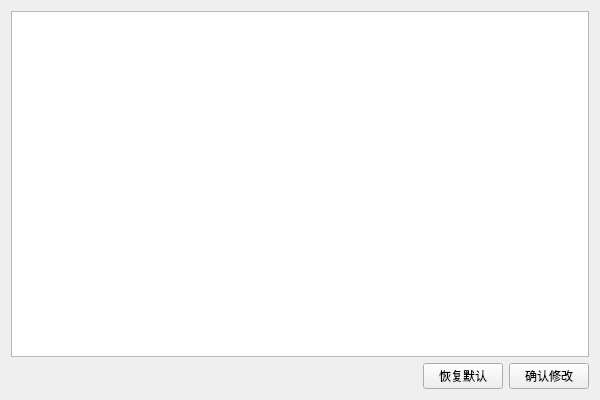
<?xml version="1.0" encoding="UTF-8"?>
<ui version="4.0">
 <class>PalServerSettingClass</class>
 <widget class="QWidget" name="PalServerSettingClass">
  <property name="geometry">
   <rect>
    <x>0</x>
    <y>0</y>
    <width>600</width>
    <height>400</height>
   </rect>
  </property>
  <property name="windowTitle">
   <string>PalServerSetting</string>
  </property>
  <layout class="QVBoxLayout" name="verticalLayout">
   <item>
    <widget class="QTableWidget" name="tableWidget_serverSetting">
     <property name="editTriggers">
      <set>QAbstractItemView::DoubleClicked</set>
     </property>
     <property name="alternatingRowColors">
      <bool>true</bool>
     </property>
     <attribute name="horizontalHeaderVisible">
      <bool>true</bool>
     </attribute>
     <attribute name="horizontalHeaderStretchLastSection">
      <bool>true</bool>
     </attribute>
     <attribute name="verticalHeaderVisible">
      <bool>false</bool>
     </attribute>
    </widget>
   </item>
   <item>
    <layout class="QHBoxLayout" name="horizontalLayout">
     <item>
      <spacer name="horizontalSpacer">
       <property name="orientation">
        <enum>Qt::Horizontal</enum>
       </property>
       <property name="sizeHint" stdset="0">
        <size>
         <width>40</width>
         <height>20</height>
        </size>
       </property>
      </spacer>
     </item>
     <item>
      <widget class="QPushButton" name="pushButton_recoverDefault">
       <property name="text">
        <string>恢复默认</string>
       </property>
      </widget>
     </item>
     <item>
      <widget class="QPushButton" name="pushButton_update">
       <property name="text">
        <string>确认修改</string>
       </property>
      </widget>
     </item>
    </layout>
   </item>
  </layout>
 </widget>
 <layoutdefault spacing="6" margin="11"/>
 <resources/>
 <connections/>
</ui>
